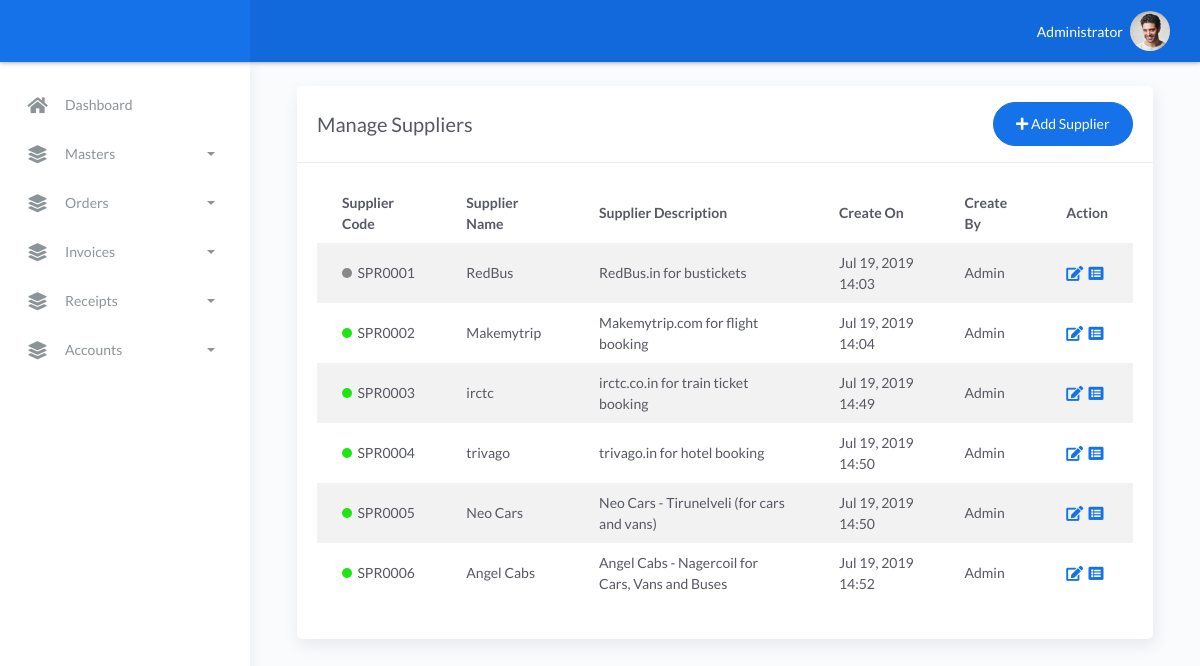
Page /Admin/ManageSupplier.php (signed in) on the committed database.
### tables this page shows
CREATE TABLE `_tbl_suppliers` (
  `SupplierID` int(11) NOT NULL AUTO_INCREMENT,
  `SupplierCode` varchar(255) DEFAULT NULL,
  `SupplierName` varchar(255) DEFAULT NULL,
  `SupplierDescription` varchar(255) DEFAULT NULL,
  `PersonName` varchar(255) DEFAULT NULL,
  `AddressLine1` varchar(255) DEFAULT NULL,
  `AddressLine2` varchar(255) DEFAULT NULL,
  `AddressLine3` varchar(255) DEFAULT NULL,
  `Pincode` varchar(255) DEFAULT NULL,
  `WebsiteAddress` varchar(255) DEFAULT NULL,
  `EmailID` varchar(255) DEFAULT NULL,
  `MobileNumber` varchar(255) DEFAULT NULL,
  `LandlineNumber` varchar(255) DEFAULT NULL,
  `CreatedOn` datetime DEFAULT NULL,
  `CreatedBy` varchar(255) DEFAULT NULL,
  `CreatedByID` int(11) DEFAULT '0',
  `CreatedByName` varchar(255) DEFAULT NULL,
  `IsActive` int(11) DEFAULT '1',
  PRIMARY KEY (`SupplierID`)
);

### config.php (called while the page is built, shortened)
<?php
	class MySql {
        var $link;
        function MySql($dbHost,$dbUser,$dbPass,$dbName){
            $this->dbName = $dbName;
            $this->link = mysql_connect($dbHost,$dbUser,$dbPass) or die("Error");
        }
        function select($sql,$ass=false) {
            $resultData = array();
            $result     = mysql_query($sql,$this->link);
            if ($result) {
                if (mysql_num_rows($result) > 0) {
                    while ($row = mysql_fetch_assoc($result)) {
                        $resultData[]=$row;
                    }
                }
            }
            return $resultData;
        }
    }
    function putDateTime($dateTime) {
        return date("M d, Y H:i",strtotime($dateTime));
    }
$mysql   = new MySql("localhost","nahami_user","nahami_user","nahami_tpms");
?>

### Admin/ManageSupplier.php (the view)
    <?php include_once("header.php");?>
    <div class="main-panel">
        <div class="content">
            <div class="page-inner">
                <div class="col-md-12">
                    <div class="card">
                        <div class="card-header">
                            <div class="d-flex align-items-center">
                                <h4 class="card-title">Manage Suppliers</h4>
                                <a href="AddSupplier.php" class="btn btn-primary btn-round ml-auto">
                                <i class="fa fa-plus"></i>
                                Add Supplier
                                </a>
                            </div>
                        </div>
                        <div class="card-body">
                            <div class="table-responsive">
                                <table id="add-row" class="display table table-striped table-hover" >
                                    <thead>
                                        <tr>
                                            <th>Supplier Code</th>
                                            <th>Supplier Name</th>
                                            <th>Supplier Description</th>
                                            <th>Create On</th>
                                            <th>Create By</th>
                                            <th style="width: 10%">Action</th>
                                        </tr>
                                    </thead>
                                    <tbody>
                                    <?php $Suppliers = $mysql->select("select * from _tbl_suppliers"); ?>
                                    <?php foreach($Suppliers as $Supplier) { ?>
                                        <tr>
                                            <td><span class="<?php echo ($Supplier['IsActive']==1) ? 'Activedot' : 'Deactivedot';?>"></span>&nbsp;&nbsp;<?php echo $Supplier['SupplierCode'];?></td>
                                            <td><?php echo $Supplier['SupplierName'];?></td>
                                            <td><?php echo $Supplier['SupplierDescription'];?></td>
                                            <td><?php echo putDateTime($Supplier['CreatedOn']);?></td>
                                            <td><?php echo $Supplier['CreatedBy'];?></td>
                                            <td><div class="form-button-action">
                                                <a href="EditSupplier.php?SuplierCode=<?php echo $Supplier["SupplierCode"];?>" data-toggle="tooltip" class="btn btn-link btn-primary btn-lg" style="padding: 0px;">
                                                    <i class="fa fa-edit"></i>
                                                </a> &nbsp;&nbsp;
                                                <a href="ViewSupplierDetails.php?SuplierCode=<?php echo $Supplier["SupplierCode"];?>" data-toggle="tooltip" class="btn btn-link btn-primary btn-lg" style="padding: 0px;" >
                                                    <i class="fa fa-list-alt"></i>
                                                </a>
                                                </div></td>
                                                </tr>
                                            <?php }?>
                                            </tbody>
                                        </table>
                                    </div>
                                </div>
                            </div>
                        </div>
                    </div>
                </div>
            </div>
<?php  include_once("footer.php");?>

### Admin/header.php (shortened to what this page needs)
<?php
    include_once("../config.php");
?>
<!DOCTYPE html>
<html lang="en">
<head>
    <link rel="stylesheet" href="../assets/css/bootstrap.min.css">
    <link rel="stylesheet" href="../assets/css/atlantis.min.css">
    <link rel="stylesheet" href="../assets/css/demo.css">
</head>
<body>
    <div class="wrapper">
        <div class="main-header">
            <div class="logo-header" data-background-color="blue">
            </div>
            <nav class="navbar navbar-header navbar-expand-lg" data-background-color="blue2">
                <div class="container-fluid">
                    <ul class="navbar-nav topbar-nav ml-md-auto align-items-center" style="color:#fff !important">
                         <li class="nav-item dropdown hidden-caret">
                         <?php echo $_SESSION['User']['AdminName'];?>
                         </li>
                        <li class="nav-item dropdown hidden-caret">
                           <a class="dropdown-toggle profile-pic" data-toggle="dropdown" href="#" aria-expanded="false">
                                <div class="avatar-sm">
                                    <img src="../assets/img/profile.jpg" alt="..." class="avatar-img rounded-circle">
                                </div>
                            </a>
                        </li>
                    </ul>
                </div>
            </nav>
        </div>
        <div class="sidebar sidebar-style-2">
            <div class="sidebar-wrapper scrollbar scrollbar-inner">
                <div class="sidebar-content">
                    <ul class="nav nav-primary">
                        <li class="nav-item">
                            <a href="index.php">
                                <i class="fas fa-home"></i>
                                <p>Dashboard</p>
                            </a>
                        </li>
                        <li class="nav-item">
                            <a data-toggle="collapse" href="#Masters">
                                <i class="fas fa-layer-group"></i>
                                <p>Masters</p>
                                <span class="caret"></span>
                            </a>
                        </li>
                        <li class="nav-item">
                            <a data-toggle="collapse" href="#BookingDetails">
                                <i class="fas fa-layer-group"></i>
                                <p>Orders</p>
                                <span class="caret"></span>
                            </a>
                        </li>
                        <li class="nav-item">
                            <a data-toggle="collapse" href="#Invoices">
                                <i class="fas fa-layer-group"></i>
                                <p>Invoices</p>
                                <span class="caret"></span>
                            </a>
                        </li>
                        <li class="nav-item">
                            <a data-toggle="collapse" href="#Receipts">
                                <i class="fas fa-layer-group"></i>
                                <p>Receipts</p>
                                <span class="caret"></span>
                            </a>
                        </li>
                        <li class="nav-item">
                            <a data-toggle="collapse" href="#Accounts">
                                <i class="fas fa-layer-group"></i>
                                <p>Accounts</p>
                                <span class="caret"></span>
                            </a>
                        </li>
                    </ul>
                </div>
            </div>
        </div>

### Admin/footer.php (shortened to what this page needs)
	</div>
</body>
</html>

### Admin/header.php (style rules this page uses)
.Activedot { height:10px;width:10px;background-color:#20e512;border-radius:50%;display:inline-block; }
.Deactivedot { height:10px;width:10px;background-color:#888;border-radius:50%;display:inline-block; }

### rows in the picture
_tbl_suppliers: IsActive 0 (drawn), SupplierCode "SPR0001", SupplierName "RedBus", SupplierDescription "RedBus.in for bustickets", CreatedOn "Jul 19, 2019 14:03", CreatedBy "Admin"
_tbl_suppliers: IsActive 1 (drawn), SupplierCode "SPR0002", SupplierName "Makemytrip", SupplierDescription "Makemytrip.com for flight booking", CreatedOn "Jul 19, 2019 14:04", CreatedBy "Admin"
_tbl_suppliers: IsActive 1 (drawn), SupplierCode "SPR0003", SupplierName "irctc", SupplierDescription "irctc.co.in for train ticket booking", CreatedOn "Jul 19, 2019 14:49", CreatedBy "Admin"
_tbl_suppliers: IsActive 1 (drawn), SupplierCode "SPR0004", SupplierName "trivago", SupplierDescription "trivago.in for hotel booking", CreatedOn "Jul 19, 2019 14:50", CreatedBy "Admin"
_tbl_suppliers: IsActive 1 (drawn), SupplierCode "SPR0005", SupplierName "Neo Cars", SupplierDescription "Neo Cars - Tirunelveli (for cars and vans)", CreatedOn "Jul 19, 2019 14:50", CreatedBy "Admin"
_tbl_suppliers: IsActive 1 (drawn), SupplierCode "SPR0006", SupplierName "Angel Cabs", SupplierDescription "Angel Cabs - Nagercoil for Cars, Vans and Buses", CreatedOn "Jul 19, 2019 14:52", CreatedBy "Admin"

### other values in the picture
$_SESSION['User']['AdminName'] "Administrator"
